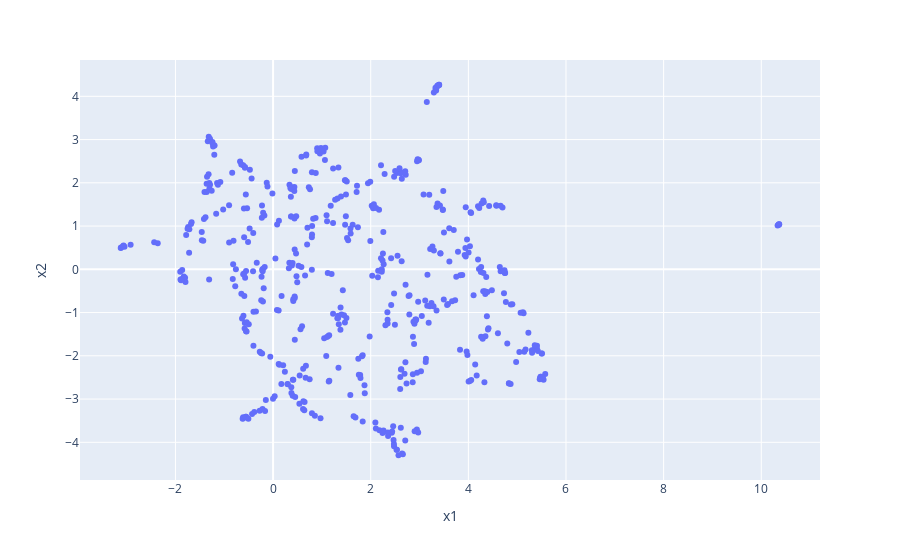

The notebook cell this image was saved under:
### Markdown cell above
**Graficamos el embbedded space**

### Code cell
# Requisitos: sentiment_embedded (np.ndarray n×d) y labels_sentiment (list[str] de largo n)

import numpy as np
import pandas as pd
import plotly.express as px
from umap import UMAP

# Seguridad: que coincidan tamaños
assert len(labels_sentiment) == sentiment_embedded.shape[0], "Dim mismatch"

# Reducir a 2D solo para visualizar
X2 = UMAP(n_components=2, metric="cosine", random_state=42).fit_transform(sentiment_embedded)

# DataFrame para el plot (incluye 'code' = tus labels)
df_plot = pd.DataFrame({
    "x1": X2[:, 0],
    "x2": X2[:, 1],
    "code": [str(c) if c is not None else "" for c in labels_sentiment],
})

fig = px.scatter(
    df_plot, x="x1", y="x2",
    hover_data=["code"]   # <-- aquí se ve el label en el hover
)
fig.update_layout(xaxis_title="x1", yaxis_title="x2")
fig.show()

### Figure 1 — Plotly figure (JSON) as saved in the notebook; plotly's stock layout.template omitted (floating-point values rounded to 4 significant figures; data arrays with more than 128 entries replaced by an {"elided": "..."} marker saying what was removed)
{"data": [{"customdata": {"elided": "499x1 str values"}, "hovertemplate": "x1=%{x}<br>x2=%{y}<br>code=%{customdata[0]}<extra></extra>", "legendgroup": "", "marker": {"color": "#636efa", "symbol": "circle"}, "mode": "markers", "name": "", "orientation": "v", "showlegend": false, "type": "scatter", "x": {"elided": "499 float values"}, "xaxis": "x", "y": {"elided": "499 float values"}, "yaxis": "y"}], "layout": {"legend": {"tracegroupgap": 0}, "margin": {"t": 60}, "xaxis": {"anchor": "y", "domain": [0, 1], "title": {"text": "x1"}}, "yaxis": {"anchor": "x", "domain": [0, 1], "title": {"text": "x2"}}}}
